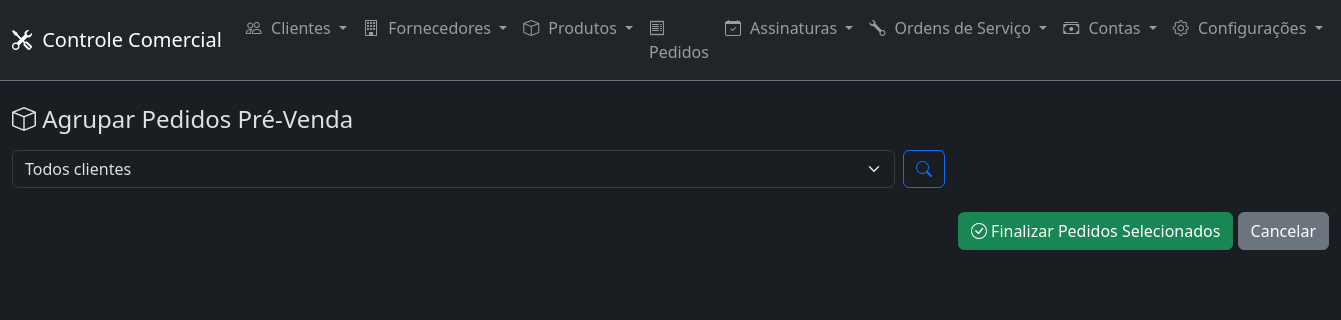
The page /pedidos/pre-venda/agrupar on the database as committed earlier.
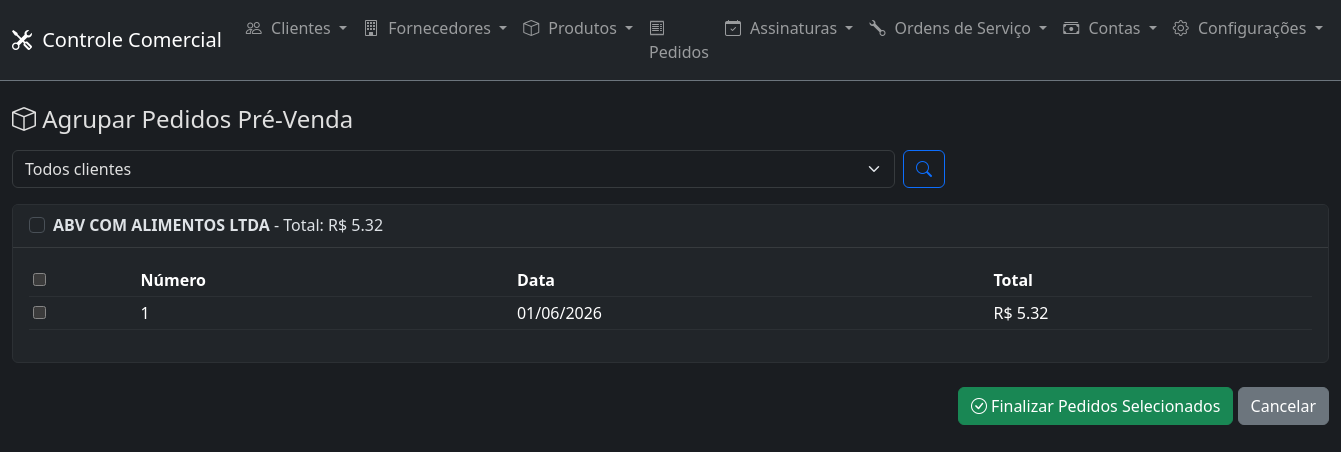
The same page on the database as committed later.
### models.py (models this page shows)
class PedidoVenda(Base):
    __tablename__ = "pedidos_venda"
    id = Column(Integer, primary_key=True, index=True)
    cliente_id = Column(Integer, ForeignKey("clientes.id"), nullable=False)
    numero = Column(String(50), nullable=True)
    data = Column(Date, nullable=False, default=date.today)
    status = Column(Enum(StatusPedido), default=StatusPedido.PENDENTE)
    total = Column(Float, nullable=False, default=0)
    observacao = Column(Text, nullable=True)
    tipo_pedido = Column(String(20), default="venda")  # venda ou pre_venda
    forma_pagamento = Column(String(20), nullable=True)
    gerar_boleto = Column(Boolean, default=False)
    terminos_boleto = Column(Text, nullable=True)
    pedido_agrupado_id = Column(Integer, ForeignKey("pedidos_venda.id"), nullable=True)  # Referência ao pedido criado pelo agrupamento
    created_at = Column(DateTime, default=datetime.now)
    updated_at = Column(DateTime, default=datetime.now, onupdate=datetime.now)
    cliente = relationship("Cliente")
    itens = relationship("PedidoVendaItem", back_populates="pedido", cascade="all, delete-orphan")
    pedido_agrupado = relationship("PedidoVenda", remote_side=[id])

class Cliente(Base):
    __tablename__ = "clientes"
    id = Column(Integer, primary_key=True, index=True)
    codigo = Column(String(20), nullable=True, unique=True)
    bling_id = Column(Integer, nullable=True, unique=True)
    bling_updated_at = Column(DateTime, nullable=True)
    bling_pending_sync = Column(Boolean, default=False)
    nome = Column(String(200), nullable=False)
    cpf_cnpj = Column(String(20), nullable=True)
    tipo_pessoa = Column(String(10), nullable=True)
    email = Column(String(200), nullable=True)
    telefone = Column(String(20), nullable=True)
    celular = Column(String(20), nullable=True)
    endereco = Column(String(300), nullable=True)
    bairro = Column(String(100), nullable=True)
    cidade = Column(String(100), nullable=True)
    estado = Column(String(2), nullable=True)
    cep = Column(String(10), nullable=True)
    contato = Column(String(200), nullable=True)
    fantasia = Column(String(200), nullable=True)
    inscricao_estadual = Column(String(20), nullable=True)
    inscricao_municipal = Column(String(20), nullable=True)
    situacao = Column(String(1), default="A")
    observacao = Column(Text, nullable=True)
    created_at = Column(DateTime, default=datetime.now)
    updated_at = Column(DateTime, default=datetime.now, onupdate=datetime.now)
    contas_receber = relationship("ContaReceber", back_populates="cliente")
    assinaturas = relationship("Assinatura", back_populates="cliente")
    ordens_servico = relationship("OrdemServico", back_populates="cliente")

### routers/pedidos.py (the view)
@router.get("/pre-venda/agrupar")
def agrupar_pre_venda(request: Request, db: Session = Depends(get_db), cliente_id: int = Query(0)):
    query = db.query(PedidoVenda).join(Cliente).filter(PedidoVenda.status == StatusPedido.PRE_VENDA)
    if cliente_id:
        query = query.filter(PedidoVenda.cliente_id == cliente_id)
    pedidos = query.order_by(Cliente.nome, PedidoVenda.data).all()
    clientes_agrupados = {}
    for p in pedidos:
        cid = p.cliente_id
        if cid not in clientes_agrupados:
            clientes_agrupados[cid] = {"cliente": p.cliente, "pedidos": [], "total": 0}
        clientes_agrupados[cid]["pedidos"].append(p)
        clientes_agrupados[cid]["total"] += p.total or 0
    clientes = db.query(Cliente).order_by(Cliente.nome).all()
    return request.app.state.templates.TemplateResponse(
        "pedidos/agrupar_pre_venda.html",
        {"request": request, "clientes_agrupados": clientes_agrupados, "clientes": clientes, "cliente_id": cliente_id}
    )

### templates/pedidos/agrupar_pre_venda.html (shortened to what this page needs)
{% extends "base.html" %}
{% block content %}
<h4 class="mb-3"><i class="bi bi-box"></i> Agrupar Pedidos Pré-Venda</h4>
<form class="row g-2 mb-3">
    <div class="col-auto">
        <select class="form-select" name="cliente_id" onchange="this.form.submit()">
            <option value="">Todos clientes</option>
        </select>
    </div>
    <div class="col-auto"><button class="btn btn-outline-primary" type="submit"><i class="bi bi-search"></i></button></div>
</form>
<form method="post" action="/pedidos/pre-venda/finalizar-grupo" id="formGrupo">
{% for cliente_id, dados in clientes_agrupados.items() %}
<div class="card mb-3">
    <div class="card-header bg-dark">
        <div class="form-check">
            <input class="form-check-input chk-cliente" type="checkbox" value="{{ cliente_id }}" id="cli{{ cliente_id }}">
            <label class="form-check-label" for="cli{{ cliente_id }}">
                <strong>{{ dados.cliente.nome }}</strong> - Total: R$ {{ "%.2f"|format(dados.total or 0) }}
            </label>
        </div>
    </div>
    <div class="card-body">
        <table class="table table-sm table-hover">
            <thead><tr><th><input type="checkbox" class="todos-pedidos" data-cliente="{{ cliente_id }}"></th><th>Número</th><th>Data</th><th>Total</th></tr></thead>
            <tbody>
                {% for p in dados.pedidos %}
                <tr>
                    <td><input type="checkbox" name="pedido_ids" value="{{ p.id }}" class="pedido-item" data-cliente="{{ cliente_id }}"></td>
                    <td>{{ p.numero or '#' + p.id|string }}</td>
                    <td>{{ p.data.strftime('%d/%m/%Y') if p.data else '-' }}</td>
                    <td>R$ {{ "%.2f"|format(p.total) }}</td>
                </tr>
                {% endfor %}
            </tbody>
        </table>
    </div>
</div>
{% endfor %}
<div class="mt-4 text-end">
    <button type="submit" class="btn btn-success"><i class="bi bi-check-circle"></i> Finalizar Pedidos Selecionados</button>
    <a href="/pedidos" class="btn btn-secondary">Cancelar</a>
</div>
</form>
{% endblock %}

Rows that differ between the two databases and show on the page:
added PedidoVenda: cliente.nome "ABV COM ALIMENTOS LTDA", total "5.32", numero "1", data "01/06/2026"
